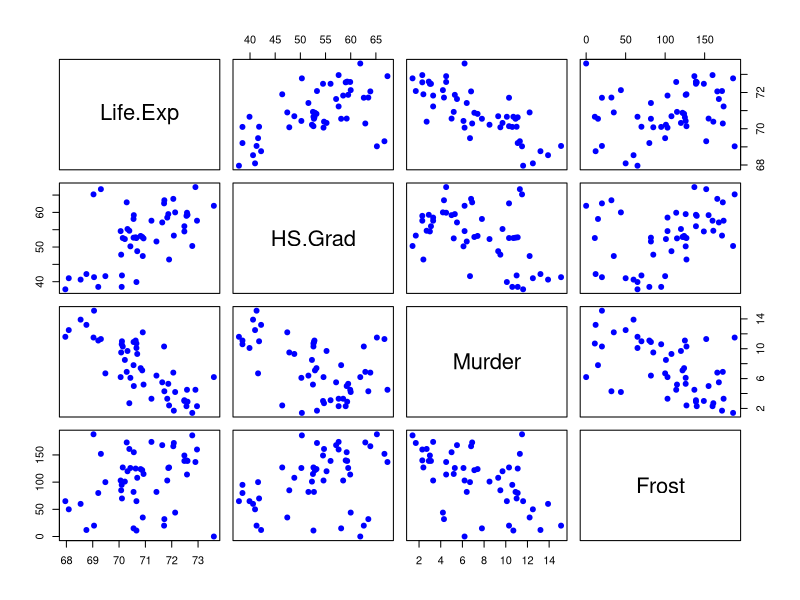
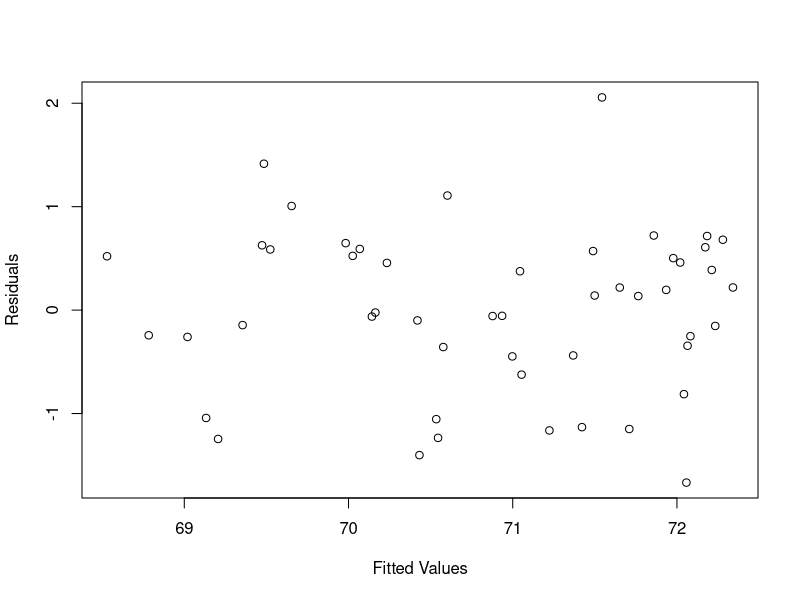
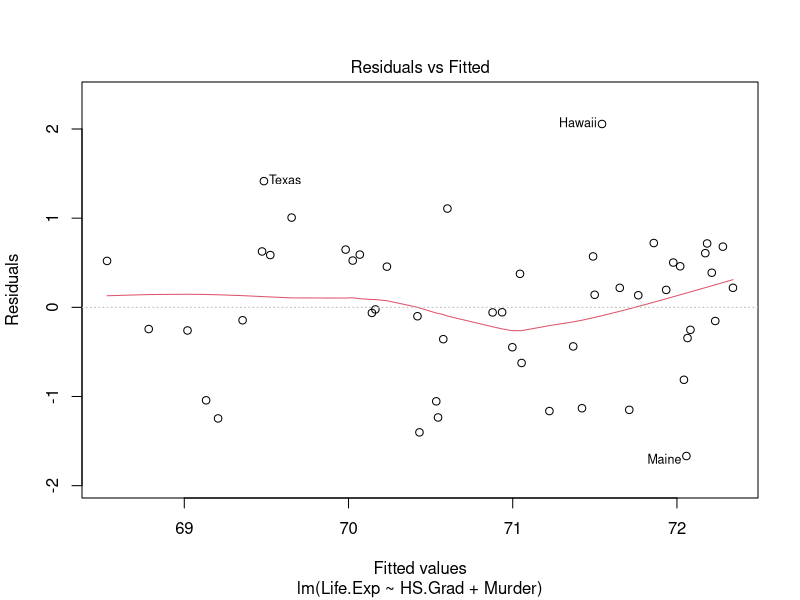
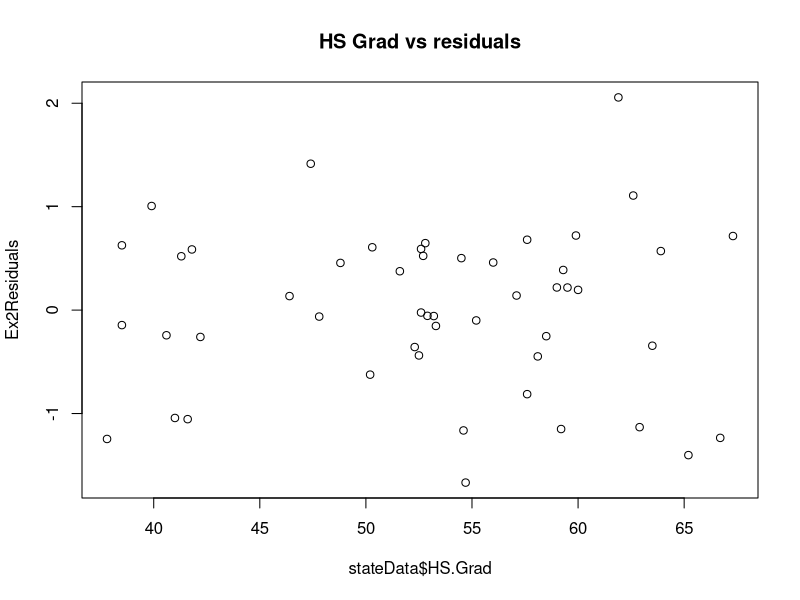
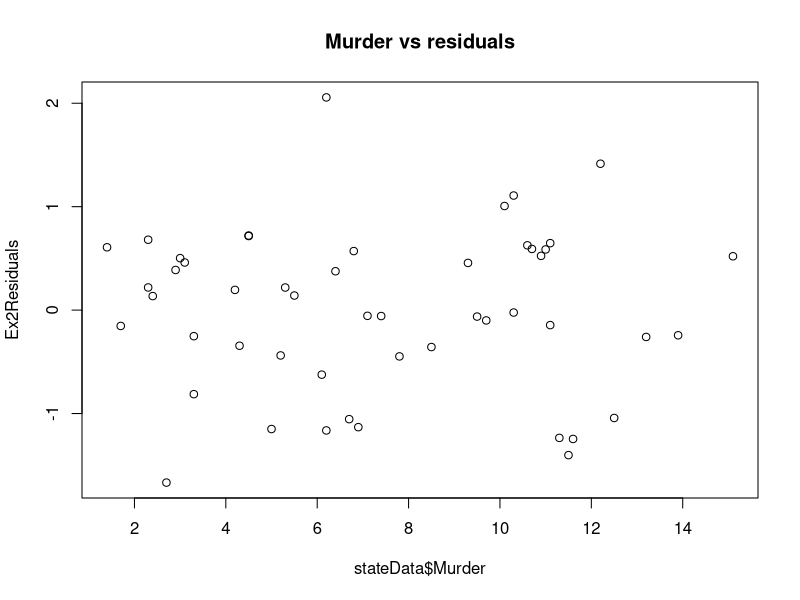
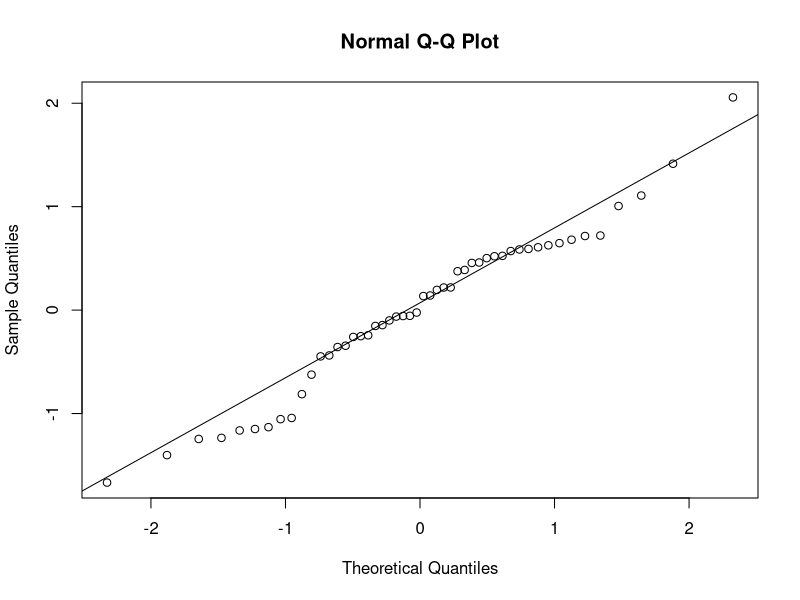
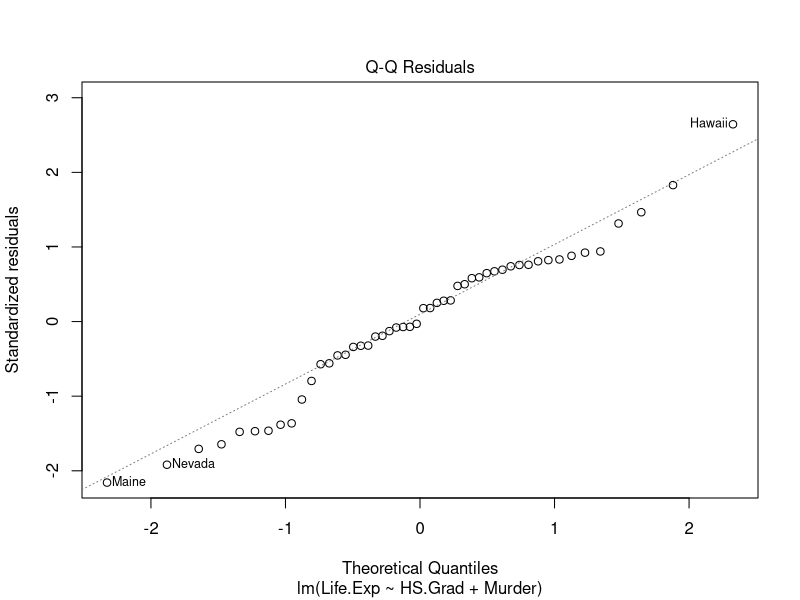
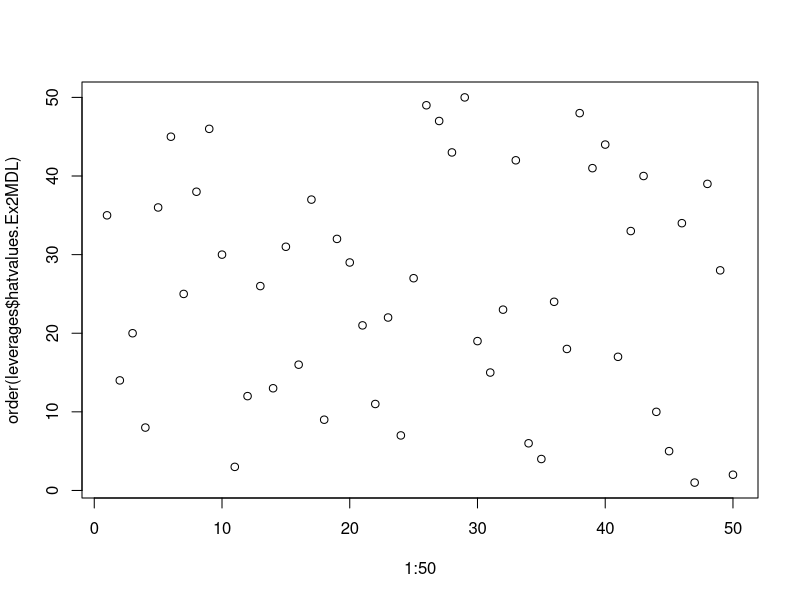

Recreate these plots in R, in order.
stateData <- data.frame(state.x77)
cMatrix <- cor(stateData)
plot(stateData[,c("Life.Exp","HS.Grad","Murder","Frost")],pch=20, cex=1.5,col="Blue")

Ex2MDL <- lm(Life.Exp ~ HS.Grad + Murder,data=stateData)
Ex2Residuals <- Ex2MDL$residuals
Ex2FitValues <- Ex2MDL$fitted.values

plot(Ex2FitValues, Ex2Residuals, ylab="Residuals",xlab="Fitted Values")
plot(Ex2MDL,1)

plot(main="HS Grad vs residuals",x=stateData$HS.Grad,y=Ex2Residuals)
plot(main="Murder vs residuals",x=stateData$Murder,y=Ex2Residuals)

qqnorm(Ex2Residuals)
qqline(Ex2Residuals)
plot(Ex2MDL,2)

library(MASS)
studentized <- data.frame(studres(Ex2MDL))

leverages <- data.frame(hatvalues(Ex2MDL))
plot(1:50, order(leverages$hatvalues.Ex2MDL))
influentialObs <- data.frame(leverages[leverages$hatvalues.Ex2MDL. > 2* (length(Ex2MDL$coefficients)-1)/length(leverages$hatvalues.Ex2MDL.),])

dffits <- dffits(Ex2MDL)
convThresh <- 2*sqrt((length(Ex2MDL$coefficients)-1)/length(leverages$hatvalues.Ex2MDL.))
infOBSDFIT <- dffits[dffits>convThresh]
dfBeta <- dfbetas(Ex2MDL)
convThreshBetas <-2/sqrt(length(leverages$hatvalues.Ex2MDL))
infOBSBeta <- dfBeta[dfBeta > convThreshBetas]

cookD <- cooks.distance(Ex2MDL)
plot(cookD)
ThresholdCook <- 4/length(cookD)
abline(h=4/length(cookD)) 
plot(Ex2MDL,4)

library(car)
influencePlot(Ex2MDL)